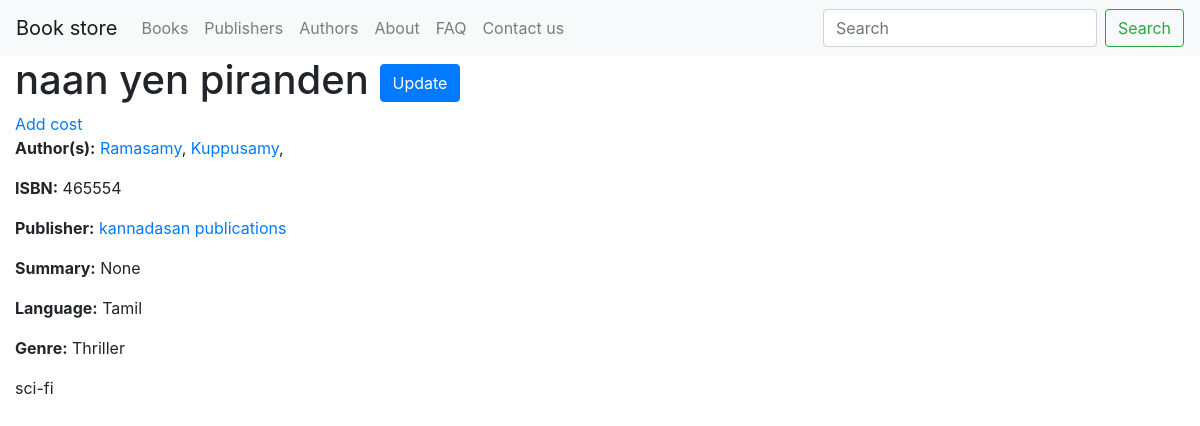
Page /book/detail/naan-yen-piranden/ on the committed database.
### book/models.py (models this page shows, shortened)
class Book(models.Model):
	class BookTypeChoices(models.TextChoices):
		EBOOK = 'EB', ('e-book')
		PAPERBACK = 'PB', ('Paperback')
		HARDBOUND = 'HB', ('Hardbound')
	title = models.CharField(max_length = 100)
	summary = models.CharField(max_length = 300, null=True, blank=True)
	language = models.ForeignKey(Language, related_name='bookLanguage', on_delete=models.CASCADE, null=True, blank=True)
	genre = models.ManyToManyField(Genre, related_name='bookGenre')
	book_type = models.CharField(max_length=2,
                            choices=BookTypeChoices.choices,
                            default=BookTypeChoices.PAPERBACK,)
	isbn = models.CharField(max_length = 20)
	pages = models.IntegerField()
	author = models.ManyToManyField(Author)
	publisher = models.ForeignKey(Publisher, related_name='bookPublisher', on_delete=models.CASCADE, null=True, blank=True)
	slug = AutoSlugField(unique = True, populate_from='title', db_index=True, editable = True, null=True, blank=True)
	created_by = models.TextField(null=True, blank=True) # User related
	updated_by = models.TextField(null=True, blank=True) # User related
	created_on = models.DateTimeField(auto_now_add=True)
	last_updated_on = models.DateTimeField(auto_now=True)
	objects = BookManager()
	class Meta:
		pass
	def get_update_url(self):
		return reverse("book:book_update", args=[str(self.slug)])

class Language(models.Model):
	name = models.CharField(max_length = 100)
	slug = AutoSlugField(unique = True, populate_from='name', db_index=True, editable = True, null=True, blank=True)
	created_by = models.TextField(null=True, blank=True) # User related
	updated_by = models.TextField(null=True, blank=True) # User related
	created_on = models.DateTimeField(auto_now_add=True)
	last_updated_on = models.DateTimeField(auto_now=True)
	class Meta:
		pass
	def __str__(self):
		return str(self.name)

class Genre(models.Model):
	name = models.CharField(max_length = 100)
	slug = AutoSlugField(unique = True, populate_from='name', db_index=True, editable = True, null=True, blank=True)
	created_by = models.TextField(null=True, blank=True) # User related
	updated_by = models.TextField(null=True, blank=True) # User related
	created_on = models.DateTimeField(auto_now_add=True)
	last_updated_on = models.DateTimeField(auto_now=True)
	class Meta:
		pass
	def __str__(self):
		return str(self.name)

### author/models.py (models this page shows, shortened)
class Author(models.Model):
	name = models.CharField(max_length = 100)
	country = models.CharField(max_length = 200)
	slug = AutoSlugField(unique = True, populate_from='name', db_index=True, editable = True, null=True, blank=True)
	created_by = models.TextField(null=True, blank=True) # User related
	updated_by = models.TextField(null=True, blank=True) # User related
	created_on = models.DateTimeField(auto_now_add=True)
	last_updated_on = models.DateTimeField(auto_now=True)
	objects = AuthorManager()
	class Meta:
		pass
	def __str__(self):
		return str(self.name)

### publisher/models.py (models this page shows, shortened)
class Publisher(models.Model):
	name = models.CharField(max_length = 100)
	address_line = models.CharField(max_length = 200)
	city = models.CharField(max_length = 200)
	district = models.ForeignKey(District, related_name='publisherDistrict', on_delete=models.CASCADE, null=True, blank=True)
	state = models.ForeignKey(State, related_name='publisherState', on_delete=models.CASCADE, null=True, blank=True)
	country = models.ForeignKey(Country, related_name='publisherCountry', on_delete=models.CASCADE, null=True, blank=True)
	pincode = models.CharField(max_length = 200)
	slug = AutoSlugField(unique = True, populate_from='name', db_index=True, editable = True, null=True, blank=True)
	created_by = models.TextField(null=True, blank=True) # User related
	updated_by = models.TextField(null=True, blank=True) # User related
	created_on = models.DateTimeField(auto_now_add=True)
	last_updated_on = models.DateTimeField(auto_now=True)
	objects = PublisherManager()
	class Meta:
		pass
	def __str__(self):
		return str(self.name)

### book/views.py (the view)
# urls.py: path('detail/<slug:slug>/', BookDetailView.as_view(), name = 'book_detail'),
class BookDetailView(DetailView):
    model = Book
    context_object_name = 'book'
    template_name = 'book/book_detail.html'

### templates/book/book_detail.html
{% extends "base.html" %}
{% block content %}
<h1>{{ book.title }} <a class= "btn btn-primary" href="{{ book.get_update_url }}">Update</a></h1>
<a href="#">Add cost </a>
<p><strong>Author(s):</strong>
{% for author in book.author.all %}
 <a href="{% url 'author:author_detail' author.slug %}">{{ author }}</a>,
{% endfor %}</p>
<p><strong>ISBN:</strong> {{ book.isbn }}</p>
<p><strong>Publisher:</strong> <a href="{% url 'publisher:publisher_detail' book.publisher.slug %}">{{ book.publisher }}</a></p>
<p><strong>Summary:</strong> {{ book.summary }}</p>
<p><strong>Language:</strong> {{ book.language }}</p>
<p><strong>Genre:</strong>
{% for genre in book.genre.all %}
 {{ genre }}</p>
{% endfor %}
{% endblock %}

### rows in the picture
Book: title "naan yen piranden", isbn "465554", publisher "kannadasan publications", summary "None", language "Tamil"
Author: name "Ramasamy"
Author: name "Kuppusamy"
Genre: name "Thriller"
Genre: name "sci-fi"
